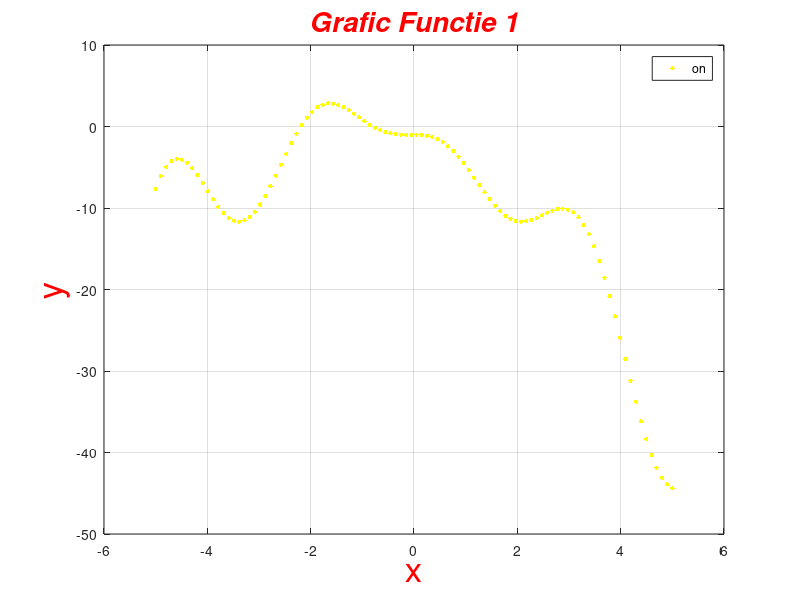

This chart was generated by the following MATLAB code: (Note: this script raises an error after producing the figure.)
%% A
a=-5;
b=5;
x=linspace(a,b,100);
y=(2.*x.*cos(2.*x))-((x+1).^2);
plot(x,y,'.r', 'linewidth',3,'MarkerEdgeColor','y','MarkerFaceColor','g','MarkerSize',10)
grid on;
hold on;
legend on;
title ('Grafic Functie 1','FontSize',20,'FontAngle','Italic','Color','r');
xlabel('x','FontSize',25,'Color','r')
ylabel('y','FontSize',25,'Color','r')
figure();

%% B

type('MetSecantei')

%% C

type('MetPozFalse')

%% D
f=@(x) (2.*x.*cos(2.*x))-((x+1).^2);
[Intervale,c]=cautInterv(f,a,b,100);
type('cautInterv')
for(i=1:c)
    xaprox1(i)=MetSecantei(f,Intervale(i,1),Intervale(i,2),x(1),x(2),0.001)
    hold on;
    plot(xaprox1,f(xaprox1),'.', 'linewidth',3,'MarkerEdgeColor','r','MarkerFaceColor','r','MarkerSize',20)
    grid on;
end
legend;
title ('Grafic Functie 2','FontSize',20,'FontAngle','Italic','Color','r');
xlabel('x','FontSize',25,'Color','r')
ylabel('y','FontSize',25,'Color','r')
figure();

%% E
% Deoarece xaprox2 da valorile (-2.1906,-0.7980) cu o eroare 10^(-3)
% programul dureaza prea mult pentru a-l rezolva. cu E=2.2 programul iese
% destul de rapid si face graficul.
f=@(x) (2.*x.*cos(2.*x))-((x+1).^2);
[Intervale,c]=cautInterv(f,a,b,100);
for(i=1:c)
    xaprox2(i)=MetPozFalse(f,Intervale(i,1),Intervale(i,2),2.2)
    hold on;
    plot(xaprox2,f(xaprox2),'.', 'linewidth',3,'MarkerEdgeColor','r','MarkerFaceColor','r','MarkerSize',20)
    grid on;
end
legend;
title ('Grafic Functie 3','FontSize',20,'FontAngle','Italic','Color','r');
xlabel('x','FontSize',25,'Color','r')
ylabel('y','FontSize',25,'Color','r')